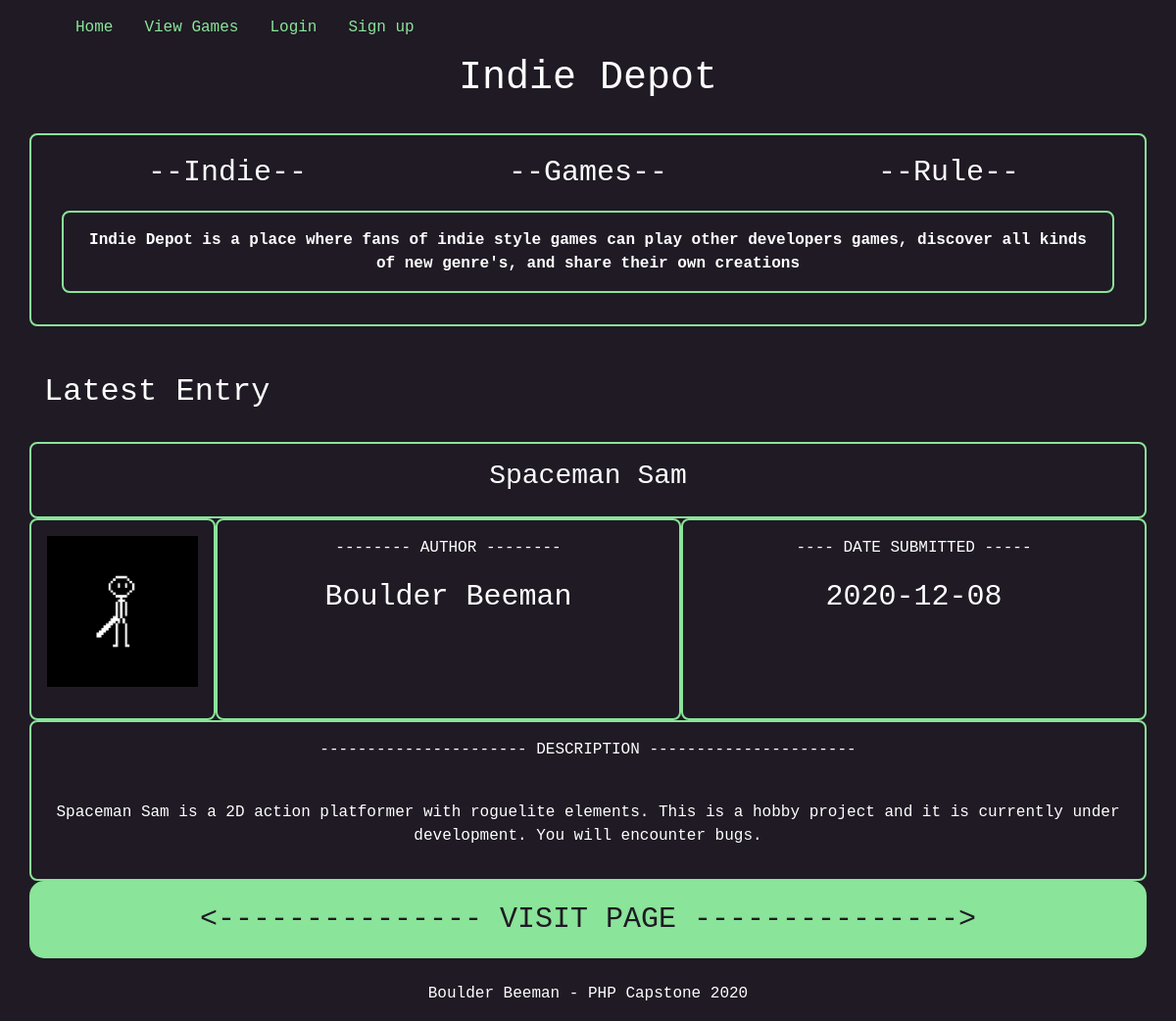
The page / on the database its author committed.
### tables this page shows
CREATE TABLE `games` (
  `id` int NOT NULL AUTO_INCREMENT,
  `ownerId` int NOT NULL,
  `title` varchar(25) DEFAULT NULL,
  `author` varchar(25) DEFAULT NULL,
  `description` text,
  `pubDate` date DEFAULT NULL,
  `icon` varchar(100) DEFAULT NULL,
  `gameLink` varchar(250) DEFAULT NULL,
  PRIMARY KEY (`id`),
  KEY `ownerId` (`ownerId`),
  CONSTRAINT `games_ibfk_2` FOREIGN KEY (`ownerId`) REFERENCES `user_login` (`id`) ON DELETE CASCADE,
  CONSTRAINT `games_ibfk_3` FOREIGN KEY (`ownerId`) REFERENCES `user_login` (`id`) ON DELETE CASCADE
);

### index.php (the view, shortened to what this page needs)
<!DOCTYPE html PUBLIC "-//W3C//DTD XHTML 1.0 Transitional//EN"
  "http://www.w3.org/TR/xhtml1/DTD/xhtml1-transitional.dtd">
<html xmlns="http://www.w3.org/1999/xhtml" xml:lang="en" lang="en">
<head>
  <link rel="stylesheet" href="https://maxcdn.bootstrapcdn.com/bootstrap/4.0.0-alpha.6/css/bootstrap.min.css"
>
   <link rel="stylesheet" type="text/css" href="css/custom.css" />
</head>
<body>
    <div class="container">
<?php
    if (isset($_SESSION['username']))
    {
        if ($_SESSION['username'] == 'boulder')
        {
            echo ' <nav class="navbar navbar-default>';
            echo '   <a class="navbar-brand" href="index.php"></a>';
            echo '   <ul class="nav justify-content-center">';
            echo '    <li class="nav-item"><a class="nav-link" href="index.php">Home</a></li>';
            echo '    <li class="nav-item"><a class="nav-link" href="admin.php">Admin (' . $_SESSION['username'] . ')</a></li>';
            echo '    <li class="nav-item"><a class="nav-link" href="gameEntry.php">Submit A Game</a></li>';
            echo '    <li class="nav-item"><a class="nav-link" href="viewGames.php">View Games</a></li>';
            echo '    <li class="nav-item"><a class="nav-link" href="editProfile.php">Edit Profile</a></li>';
            echo '    <li class="nav-item"><a class="nav-link" href="viewProfile.php">View Profile</a></li>';
            echo '    <li class="nav-item"><a class="nav-link" href="logout.php">Log Out (' . $_SESSION['username'] . ')</a></li>';
            echo '   </ul>';
            echo ' </nav>';
        }
        else
        {
            echo ' <nav class="navbar navbar-default>';
            echo '   <a class="navbar-brand" href="index.php"></a>';
            echo '   <ul class="nav justify-content-center">';
            echo '    <li class="nav-item"><a class="navbar-brand" href="index.php">Home</a></li>';
            echo '    <li class="nav-item"><a class="nav-link" href="gameEntry.php">Submit A Game</a></li>';
            echo '    <li class="nav-item"><a class="nav-link" href="viewGames.php">View Games</a></li>';
            echo '    <li class="nav-item"><a class="nav-link" href="editProfile.php">Edit Profile</a></li>';
            echo '    <li class="nav-item"><a class="nav-link" href="viewProfile.php">View Profile</a></li>';
            echo '    <li class="nav-item"><a class="nav-link" href="logout.php">Log Out (' . $_SESSION['username'] . ')</a></li>';
            echo '   </ul>';
            echo ' </nav>';
        }
    }
    else
    {
        echo ' <nav class="navbar navbar-default>';
        echo '   <a class="navbar-brand" href="index.php"></a>';
        echo '   <ul class="nav justify-content-center">';
        echo '    <li class="nav-item"><a class="nav-link" href="index.php">Home</a></li>';
        echo '    <li class="nav-item"><a class="nav-link" href="viewGames.php">View Games</a></li>';
        echo '    <li class="nav-item"><a class="nav-link" href="login.php">Login</a></li>';
        echo '    <li class="nav-item"><a class="nav-link" href="signup.php">Sign up</a></li>';
        echo '   </ul>';
        echo ' </nav>';
    }
?>
        <div class="row">
            <div class="col-12 text-center justify-content-center">
                <h1>Indie Depot<h1>
            </div>
        </div>
        <br />
        <div class="row text-center justify-content-center textBox">
            <div class="col-4">
                <p class="large-text">--Indie--</p>
            </div>
            <div class="col-4">
                <p class="large-text">--Games--</p>
            </div>
            <div class="col-4">
                <p class="large-text">--Rule--</p>
            </div>
            <div class="col-12">
                <strong><p class="textBox">Indie Depot is a place where fans of
                        indie style games can play other developers games,
                        discover all kinds of new genre's, and share their
                        own creations</p></strong>
            </div>
        </div>
        <br />
    <?php
    $dbc = mysqli_connect(DB_HOST, DB_USER, DB_PASSWORD, DB_NAME);
    $query = "SELECT * FROM games order by id desc limit 1";
    $data = mysqli_query($dbc, $query);
    ?>
    <br />
    <div class="row justify-content-left">
        <div class="col-12 text-left">
            <h2>Latest Entry</h2>
        </div>
    </div>
    <?php
    while ($row = mysqli_fetch_array($data))
    {
    ?>
        <br />
        <div class="row justify-content-center ">
            <div class="col-12 text-center textBox">
                <h3><?php echo $row['title']; ?></h3>
            </div>
            <div class="col-2 text-center textBox">
                <p>
                    <?php echo '<img src="' . ICON_UPLOADPATH . $row['icon'] . '" alt="Profile Picture" />'; ?>
                </p>
            </div>
                <br />
            <div class="col-5 text-center textBox">
                <p>
                    -------- AUTHOR --------
                </p>
                <p class="large-text">
                    <?php echo $row['author']; ?>
                </p>
            </div>
                <br />
            <div class="col-5 text-center textBox">
                <p>
                    ---- DATE SUBMITTED -----
                </p>
                <p class="large-text">
                    <?php echo $row['pubDate']; ?>
                </p>
            </div>
            <div class="col-12 text-center textBox">
                <p class="text-center">
                    ---------------------- DESCRIPTION ----------------------
                </p>
                <br />
                <p>
                    <?php echo $row['description']; ?>
                </p>
            </div>
            <div class="col-12 textBoxSolid text-center large-text">
                <a class="large-text"
                        href="viewSingleGame.php?gameId=<?php echo $row['id']; ?>"><--------------- VISIT PAGE ---------------></a>
            </div>
                <br />
        </div>
    <?php
    }
    ?>
    </div>
</body>
<footer>
    <br />
    <div class="row justify-content-center text-center">
        <div class="col-12">
            <p>Boulder Beeman - PHP Capstone 2020</p>
        </div>
    </div>
</footer>
</html>

### css/custom.css (style rules this page uses)
body { background-color: #1F1A24; color: white; font-family: 'Courier New', monospace; }
a { color: white; text-decoration: none; }
img { max-width: 100%; }
.nav-link { color: #8AE499; }
.textBox { border: 2px solid #8AE499; border-radius: 0.5em; color: white; padding: 1rem; }
.textBoxSolid { text-decoration: none; border: 2px solid #8AE499; border-radius: 0.5em; background-color: rgba(138, 228, 153, 1.00); color: black; padding: 0.5em; }
div.textBoxSolid a { border-radius: 4px; color: #1F1A24; }
.large-text { font-size: 30px; }

### rows shown on the page
games: title "Spaceman Sam", icon (picture), author "Boulder Beeman", pubDate "2020-12-08", description "Spaceman Sam is a 2D action platformer with roguelite elements. This is a hobby project and it is currently under development. You will encounter bugs."
